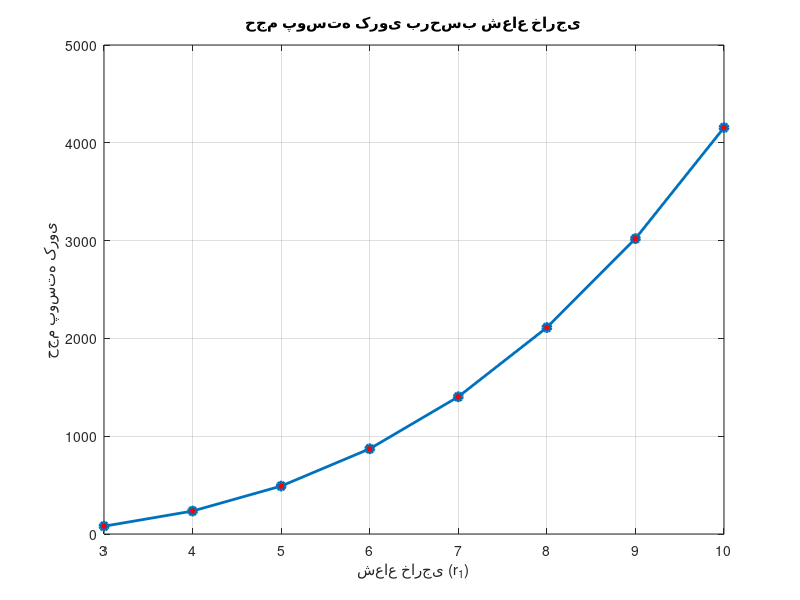

Here is the MATLAB script that generated this plot: (Note: this script raises an error after producing the figure.)
% محاسبه حجم پوسته کروی و رسم نمودار

% تعریف مقادیر شعاع
r2 = 2;              % شعاع داخلی ثابت
r1 = 3:10;           % شعاع خارجی متغیر از 3 تا 10

% محاسبه حجم برای هر شعاع خارجی
V = (4/3) * pi * (r1.^3 - r2^3);  % استفاده از عملگر .^ برای محاسبه توان عنصر به عنصر

% رسم نمودار
figure;              % ایجاد پنجره جدید برای نمودار
plot(r1, V, '-o', 'LineWidth', 2, 'MarkerFaceColor', 'r');  % رسم خط با نقاط دایرهای
xlabel('شعاع خارجی (r_1)');       % عنوان محور x
ylabel('حجم پوسته کروی');         % عنوان محور y
title('حجم پوسته کروی برحسب شعاع خارجی');  % عنوان نمودار
grid on;             % نمایش شبکه نمودار

% ذخیره نمودار
saveas(gcf, '../Data/Results/Spherical_Volume_Plot.png');  % ذخیره به عنوان تصویر PNG

% نمایش جدول مقادیر
T = table(r1', V', 'VariableNames', {'شعاع خارجی', 'حجم'});
disp('جدول مقادیر حجم پوسته کروی:');
disp(T);

% ذخیره نتایج به صورت فایل متنی
writetable(T, '../Data/Results/Spherical_Volume_Results.txt');